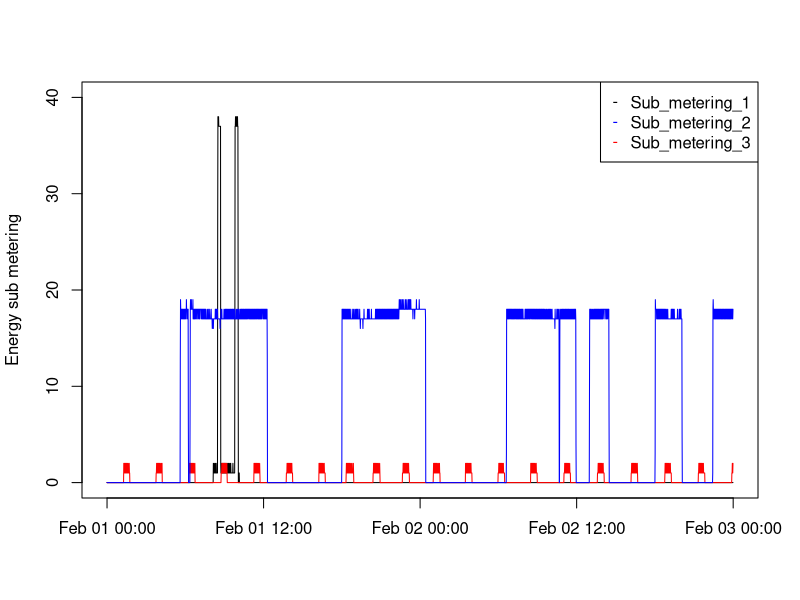

The R source for this figure:
data <- read.table('household_power_consumption.txt', header = T, sep=";")

data$CorrectedTime <- as.POSIXct(paste(data[,'Date'], data[,'Time']), format = "%Y-%m-%d %H:%M:%S")

png(file = "plot3.png")
with(data,{plot(CorrectedTime, Sub_metering_1, type = "n", ylim = c(0,40), ylab= "Energy sub metering", xlab = "")
           lines(CorrectedTime, Sub_metering_1, col = 'black')
           lines(CorrectedTime, Sub_metering_2, col = 'red')
           lines(CorrectedTime, Sub_metering_3, col = 'blue')
           
          
})
legend("topright", col = c('black','blue','red'), pch = '-', legend = c('Sub_metering_1', 'Sub_metering_2','Sub_metering_3') )
dev.off()